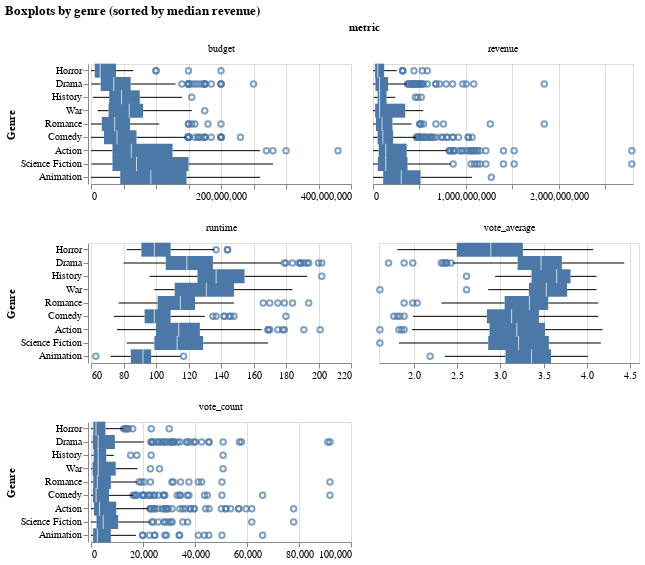

Notebook code cell kept with this figure:
### Markdown cell above
<div class="alert alert-info" style="color:black">

### Question 3.3
rubric={viz:1,accuracy:2,reasoning:2}

<h4>Python</h4>
<ol type="1">
<li>Copy the code from you boxplot above and use the same strategy as for the histograms to repeat this boxplot for all numerical values. Make sure to set the x-axis scale to not include 0 unless necessary, so that the <code>runtime</code> boxpot uses the available space well (you don't need to sort the y-axis by different columns, it is better that categories are sorted by median revenue in all facets so that we don't have to keep track of how they move around between subplots).</li>
<li>Study the boxplots you just created and reflect over what you see. Identify a research oriented question that you would be interested in exploring and briefly motivate why you think this would be interesting (&lt;90 words, it can be a general question, does not have to relate to Bestflix). This is an open ended question because EDA is often open ended. And even when you go in with one particular hypotheses, you must stay open to what the data tells you and be able to detect interesting relationships that you did not foresee ahead of time.</li>
</ol>
 
</div>

### Code cell
# YOUR ANSWER GOES HERE
import altair as alt

boom = df.explode("genres")
g_sort = boom.groupby("genres")["revenue"].median().sort_values().index.tolist()
num = df.select_dtypes(include="number").columns.drop("id", errors="ignore").tolist()

alt.Chart(boom).transform_fold(
    num, as_=["metric", "value"]
).mark_boxplot().encode(
    y=alt.Y("genres:N", sort=g_sort, title="Genre"),
    x=alt.X("value:Q", scale=alt.Scale(zero=False), title=None),
    tooltip="title:N"
).properties(
    width=260, height=120
).facet(
    facet="metric:N", columns=2, title="Boxplots by genre (sorted by median revenue)"
).resolve_scale(
    x="independent"
)

### Figure 1 — Vega-Lite specification as saved in the notebook (floating-point values rounded to 4 significant figures; data arrays with more than 128 entries replaced by an {"elided": "..."} marker saying what was removed)
{"config": {"view": {"continuousWidth": 300, "continuousHeight": 300}}, "data": {"name": "data-f0b083387ff70b3b327c03e469bdaf24"}, "facet": {"field": "metric", "type": "nominal"}, "spec": {"mark": {"type": "boxplot"}, "encoding": {"tooltip": {"field": "title", "type": "nominal"}, "x": {"field": "value", "scale": {"zero": false}, "title": null, "type": "quantitative"}, "y": {"field": "genres", "sort": ["Horror", "Drama", "History", "War", "Romance", "Comedy", "Action", "Science Fiction", "Animation"], "title": "Genre", "type": "nominal"}}, "height": 120, "transform": [{"fold": ["runtime", "budget", "revenue", "vote_average", "vote_count"], "as": ["metric", "value"]}], "width": 260}, "columns": 2, "resolve": {"scale": {"x": "independent"}}, "title": "Boxplots by genre (sorted by median revenue)", "$schema": "https://vega.github.io/schema/vega-lite/v6.1.0.json", "datasets": {"data-f0b083387ff70b3b327c03e469bdaf24": {"elided": "1669 records"}}}
